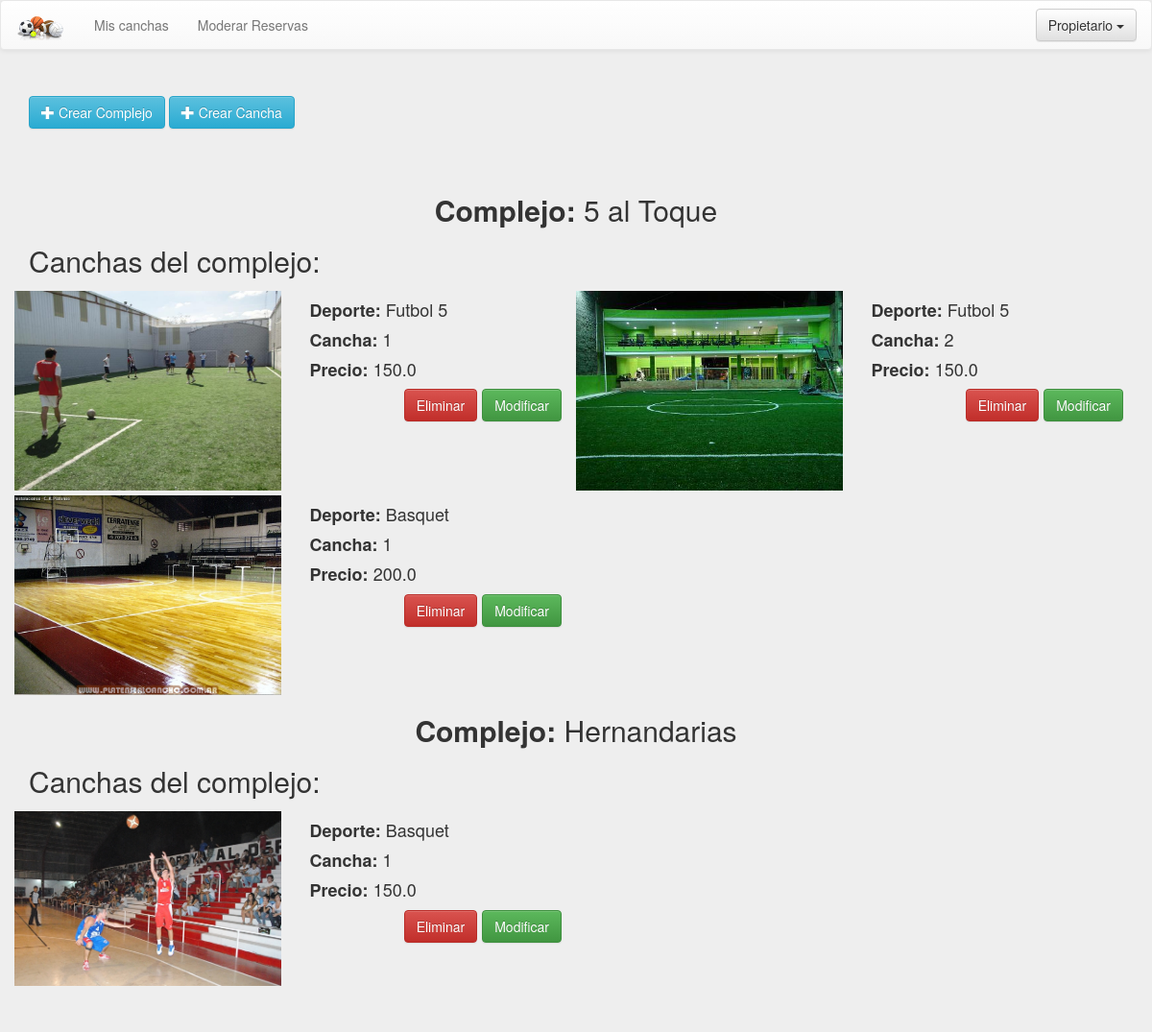
/miscanchas/ (signed in), run on the app's committed database.
### website/models.py (models this page shows, shortened)
class Complejo(models.Model):
	nombre = models.CharField(max_length=50)
	direccion = models.CharField(max_length=100)
	latitud = models.FloatField(null=True, blank=True)
	longitud = models.FloatField(null=True, blank=True)
	duenio = models.ForeignKey(User)

class Cancha(models.Model):
	hora_opciones=(
		('0','00.00 hs'), ('1','01.00 hs'), ('2','02.00 hs'),
		('3','03.00 hs'), ('4','04.00 hs'), ('5','05.00 hs'),
		('6','06.00 hs'), ('7','07.00 hs'), ('8','08.00 hs'),
		('9','09.00 hs'), ('10','10.00 hs'), ('11','11.00 hs'),
		('12','12.00 hs'), ('13','13.00 hs'), ('14','14.00 hs'),
		('15','15.00 hs'), ('16','16.00 hs'), ('17','17.00 hs'),
		('18','18.00 hs'), ('19','19.00 hs'), ('20','20.00 hs'),
		('21','21.00 hs'), ('22','22.00 hs'), ('23','23.00 hs'),
	)
	hora_comienzo_atencion = models.CharField(max_length=4,choices=hora_opciones)
	hora_fin_atencion = models.CharField(max_length=4,choices=hora_opciones)
	precio_por_turno = models.FloatField()
	imagen =  models.ImageField(upload_to='canchas', verbose_name='Imágen')
	deporte = models.ForeignKey(Deporte)
	complejo = models.ForeignKey(Complejo)
	numero_cancha = models.IntegerField(blank=True, null=True)

class Deporte(models.Model):
	nombre = models.CharField(max_length=50)

### website/views.py (the view)
# urls.py: url(r'^miscanchas/$', 'website.views.mis_canchas'),
@login_required(login_url='/login/')
@user_passes_test(is_propiertario)
def mis_canchas(request):
	user = request.user
	complejos = Complejo.objects.filter(duenio=user)
	results = Cancha.objects.filter(complejo=complejos).order_by('-id')
	return render_to_response('list_canchas_propietario_1.html',
		{'results': results,
		'complejos': complejos,
		'user': user,
		'today': datetime.now()},
		context_instance=RequestContext(request))

### website/views.py (called while the page is built)
def is_propiertario(user):
    return user.groups.filter(name='Propietarios').exists()

### website/templates/list_canchas_propietario_1.html (shortened to what this page needs)
{% extends "base.html" %}
{% block head %}
<link rel="stylesheet" href="{{ STATIC_URL }}css/list.css">
{% endblock head%}
{% block body %}
<div class="jumbotron center" style="padding-bottom: 0;" >
	<div class="container">
		<a class="btn btn-info" href="/complejo/crear/"><span class="glyphicon glyphicon-plus"></span> Crear Complejo</a>
		{% if complejos %}
		<a class="btn btn-info" href="/cancha/crear/"><span class="glyphicon glyphicon-plus"></span> Crear Cancha</a>
		{% endif %}
	</div>
</div>
<div class="jumbotron center">
	{% if complejos%}
	{% for complejo in complejos %}
	<div class="container">
	<h2 class="text-center"><strong>Complejo: </strong>{{complejo.nombre}}</h2>
	<h2>Canchas del complejo:</h2>
		<div class="row">
		{% if complejo.cancha_set.all %}
				{% for result in complejo.cancha_set.all %}
					<div class="col-md-6 itemList">
						<div class="col-md-6 element" >
							<img src="{{ result.imagen.url }}">
						</div>
						<div class="col-md-6">
							<h4><strong>Deporte: </strong> {{result.deporte.nombre}}</h4>
							<h4><strong>Cancha: </strong> {{result.numero_cancha}}</h4>
							<h4><strong> Precio: </strong>{{result.precio_por_turno}}</h4>
							<a class="btn btn-success reservar" href="/cancha/modificar/{{result.pk}}">Modificar</a>
							<form id="form_eliminar_{{result.pk}}" role="form" action="/cancha/eliminar/" method="post">
								<button class="btn btn-danger reservar" style="margin-right: 5px;" type="submit">Eliminar</button>
							</form>
						</div>
					</div>
					{% if forloop.counter|divisibleby:2 %}
					</div>
		            <div class="row">
		            {% endif %}
		        {% endfor %}
        			</div>
        	</div>
        {% else %}
        <div class="alert alert-info alert-dismissible" role="alert">
            <h3 style="text-align: center;">Este complejo aún no tiene canchas. Puede agregarlas haciendo click en "Crear Cancha"</h3>
     	</div>
		{% endif %}
        {% endfor %}
		{% else %}
		<div class="container">
		<div class="alert alert-info alert-dismissible" role="alert">
            <h3 style="text-align: center;">¡Aún no tienes complejos! Comienza creando uno.</h3>
     	</div>
     	</div>
		{%endif%}
	</div>
{% endblock body %}

### website/templates/base.html (shortened to what this page needs)
<!DOCTYPE html>
 <html class="no-js">
	<head>
			<link rel="stylesheet" href="{{ STATIC_URL }}css/bootstrap.min.css">
			<link rel="stylesheet" href="{{ STATIC_URL }}css/bootstrap-theme.min.css">
			{% block head %}{% endblock head %}
	</head>
	<body>
		<nav class="navbar navbar-default" role="navigation">
		  <div class="container-fluid">
		    <div class="navbar-header">
		      <a class="navbar-brand" href="#">
		      	<img src="{{STATIC_URL}}img/logo.png">
		      </a>
		    </div>
		    <div class="collapse navbar-collapse" id="bs-example-navbar-collapse-1">
		   	{% block nav_links %}
		      <ul class="nav navbar-nav">
		      {% if user.groups.all.0.name == 'Clientes' %}
					<li><a href="/">Inicio</a></li>
					<li><a href="/reservas">Mis Reservas</a></li>
			  {% elif user.groups.all.0.name == 'Propietarios' %}
			  		<li><a href="/miscanchas">Mis canchas</a></li>
					<li><a href="/reservaspropietario">Moderar Reservas</a></li>
			  {% endif %}
			  </ul>
		     {% endblock nav_links %}
		      <ul class="nav navbar-nav navbar-right">
		      {% block nav_right %}
		      {% if user.is_authenticated %}
				<li>
					<div class="dropdown">
						<button class="btn btn-default dropdown-toggle navbar-btn" type="button" id="dropdownMenu1" data-toggle="dropdown">
							{% if user.first_name %}
								{{user.first_name}}
							{% else %}
								{{user.username}}
							{% endif %}
							<span class="caret"></span>
						</button>
					</div>
				</li>
				{% else %}
				<div >
					<a class="btn btn-default navbar-btn" href="/register">Registrarse</a>
					<a class="btn btn-primary navbar-btn" href="/login">Iniciar sesi&oacute;n</a>
				</div>
				{% endif %}
		      {% endblock nav_right %}
		      </ul>
		    </div>
		  </div>
		</nav>
		{% block body %}{% endblock body %}
	</body>
</html>

### website/static/css/list.css (style rules this page uses)
.itemList { margin-top: 5px; padding: 0px; }
.itemList img { width: 100%; height: auto; }
.itemList .element { padding-left: 0px; }
.itemList .reservar { float: right; }

### website/templates/base.html (style rules this page uses)
.jumbotron { margin-bottom: 0; }
body { background-color: #eee }

### data on the page
Complejo: nombre "5 al Toque"
Cancha: imagen (picture), deporte.nombre "Futbol 5", numero_cancha "1", precio_por_turno "150.0"
Cancha: imagen (picture), deporte.nombre "Futbol 5", numero_cancha "2", precio_por_turno "150.0"
Cancha: imagen (picture), deporte.nombre "Basquet", numero_cancha "1", precio_por_turno "200.0"
Complejo: nombre "Hernandarias"
Cancha: imagen (picture), deporte.nombre "Basquet", numero_cancha "1", precio_por_turno "150.0"

### other printed values
{{ user.first_name }} "Propietario"
